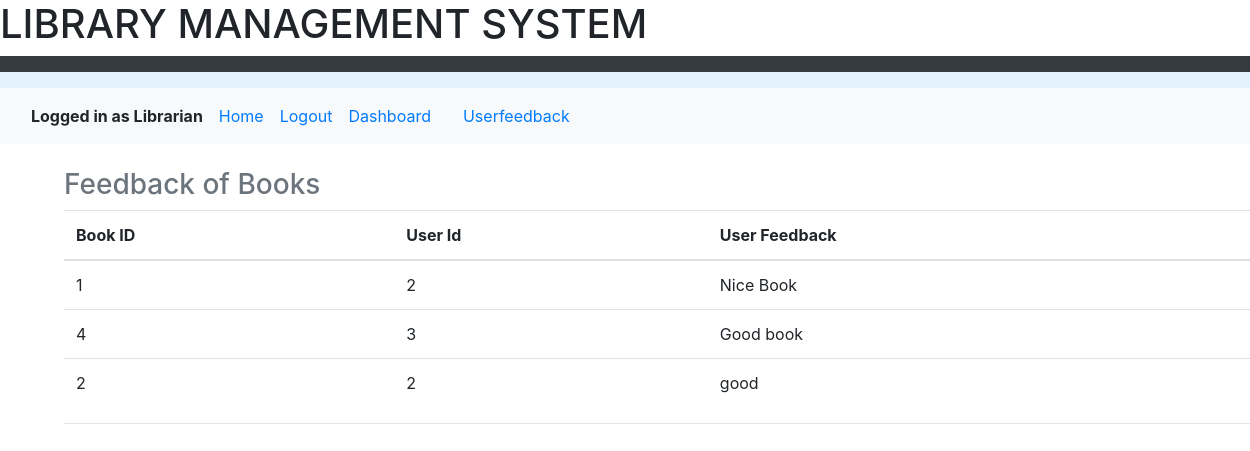
Screenshot of /userfeedback with the database file from the repository.
### app.py (models this page shows)
class Feedback(db.Model):
    id = db.Column(db.Integer, primary_key=True)
    book_id = db.Column(db.Integer, db.ForeignKey('books.id'), nullable=False)
    user_id=db.Column(db.Integer, db.ForeignKey('user.id'), nullable=False)
    user_feedback = db.Column(db.Text, nullable=False)
    user = db.relationship('User', backref='feedbacks')

### app.py (the view)
@app.route('/userfeedback')
def userfeedback():
    return render_template('userfeedback.html', feedback=Feedback.query.all())

### templates/userfeedback.html (shortened to what this page needs)
{% extends "layout.html" %}
{% block content %}
<nav class="navbar navbar-expand-lg navbar-light bg-light">
    <div class="container-fluid">
        <strong>
            <h7>Logged in as Librarian</h7>
        </strong></h1>
        <div class="collapse navbar-collapse" id="navbarSupportedContent">
            <a class="nav-link active" aria-current="page" href="{{ url_for('index') }}">Home</a>
            <div class="heading"><a href="{{ url_for('logout') }}" class="navbar-item">Logout</a></div>
           <a class="nav-link active" aria-current="page" href="{{ url_for('dashboard') }}">Dashboard</a>
           <a class="nav-link active" aria-current="page" href="{{ url_for('userfeedback') }}">Userfeedback</a>
        </div>
    </div>
</nav>
<div class="container-fluid p-4" style="margin-left: 40px; margin-right: 40px;">
    <div class=" row justify-content-center">
        <div class="col-lg-12">
            <form action = '/user_requeststatus'>
                <h3 class="text-muted">Feedback of Books</h3>
                <table class = "table">
                    <thead>
                    <tr>
                        <th>Book ID</th>
                        <th>User Id</th>
                        <th>User Feedback</th>
                    </tr>
                </thead>
                <tbody>
                {% for entry in feedback %}
                <tr>
                    <td>{{ entry.book_id }}</td>
                    <td>{{entry.user_id}}</td>
                    <td>{{entry.user_feedback}}</td>
                </tr>
                {% endfor %}
            </tbody>
            </table>
{% endblock %}

### rows the page displays
Feedback: book_id "1", user_id "2", user_feedback "Nice Book"
Feedback: book_id "4", user_id "3", user_feedback "Good book"
Feedback: book_id "2", user_id "2", user_feedback "good"
